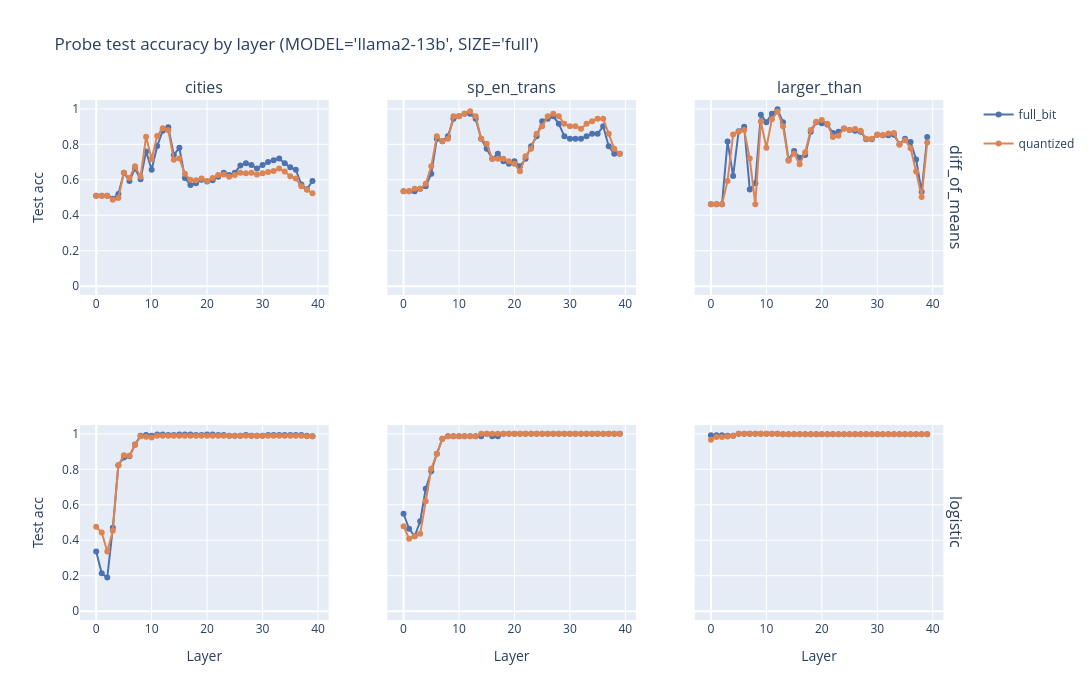

Source (notebook cell):
### Markdown cell above
## Layer sweep: test accuracy by layer, model variant, probe type

Grid of `probe_type` (rows) x `dataset` (columns); each panel plots test accuracy against
layer for both model variants.

### Code cell
variant_colors = {"full_bit": "#4c72b0", "quantized": "#dd8452"}

fig = make_subplots(
    rows=len(probe_types),
    cols=len(DATASET_NAMES),
    subplot_titles=[f"{d}" for d in DATASET_NAMES] * 1,
    row_titles=probe_types,
    shared_yaxes=True,
)

for row, probe_type in enumerate(probe_types, start=1):
    for col, dataset_name in enumerate(DATASET_NAMES, start=1):
        for variant_name in variant_names:
            sub = results[
                (results["probe_type"] == probe_type)
                & (results["dataset"] == dataset_name)
                & (results["model_variant"] == variant_name)
            ].sort_values("layer")
            fig.add_trace(
                go.Scatter(
                    x=sub["layer"],
                    y=sub["test_acc"],
                    mode="lines+markers",
                    name=variant_name,
                    legendgroup=variant_name,
                    showlegend=(row == 1 and col == 1),
                    line=dict(color=variant_colors[variant_name]),
                ),
                row=row,
                col=col,
            )
        fig.update_xaxes(title_text="Layer" if row == len(probe_types) else "", row=row, col=col)
        fig.update_yaxes(title_text="Test acc" if col == 1 else "", range=[-0.05, 1.05], row=row, col=col)

fig.update_layout(
    title=f"Probe test accuracy by layer (MODEL={MODEL!r}, SIZE={SIZE!r})",
    height=350 * len(probe_types),
    width=350 * len(DATASET_NAMES) + 100,
)
fig.show()

### Figure 1 — Plotly figure (JSON) as saved in the notebook; plotly's stock layout.template omitted (floating-point values rounded to 4 significant figures)
{"data": [{"legendgroup": "full_bit", "line": {"color": "#4c72b0"}, "mode": "lines+markers", "name": "full_bit", "showlegend": true, "type": "scatter", "x": [0, 1, 2, 3, 4, 5, 6, 7, 8, 9, 10, 11, 12, 13, 14, 15, 16, 17, 18, 19, 20, 21, 22, 23, 24, 25, 26, 27, 28, 29, 30, 31, 32, 33, 34, 35, 36, 37, 38, 39], "xaxis": "x", "y": [0.51, 0.51, 0.51, 0.4933, 0.52, 0.64, 0.5933, 0.6633, 0.6033, 0.76, 0.6567, 0.79, 0.8767, 0.8967, 0.74, 0.78, 0.61, 0.57, 0.58, 0.6, 0.59, 0.5967, 0.6167, 0.64, 0.6267, 0.64, 0.68, 0.6933, 0.6833, 0.6633, 0.6833, 0.7, 0.71, 0.72, 0.6933, 0.67, 0.6567, 0.5733, 0.5467, 0.5933], "yaxis": "y"}, {"legendgroup": "quantized", "line": {"color": "#dd8452"}, "mode": "lines+markers", "name": "quantized", "showlegend": true, "type": "scatter", "x": [0, 1, 2, 3, 4, 5, 6, 7, 8, 9, 10, 11, 12, 13, 14, 15, 16, 17, 18, 19, 20, 21, 22, 23, 24, 25, 26, 27, 28, 29, 30, 31, 32, 33, 34, 35, 36, 37, 38, 39], "xaxis": "x", "y": [0.51, 0.51, 0.51, 0.4867, 0.4967, 0.64, 0.61, 0.6767, 0.6167, 0.8433, 0.7167, 0.8467, 0.89, 0.88, 0.7133, 0.72, 0.6333, 0.6, 0.5967, 0.6067, 0.5933, 0.61, 0.6267, 0.63, 0.6167, 0.6267, 0.64, 0.6367, 0.64, 0.63, 0.6367, 0.6433, 0.65, 0.6633, 0.6467, 0.62, 0.6067, 0.5633, 0.5433, 0.5233], "yaxis": "y"}, {"legendgroup": "full_bit", "line": {"color": "#4c72b0"}, "mode": "lines+markers", "name": "full_bit", "showlegend": false, "type": "scatter", "x": [0, 1, 2, 3, 4, 5, 6, 7, 8, 9, 10, 11, 12, 13, 14, 15, 16, 17, 18, 19, 20, 21, 22, 23, 24, 25, 26, 27, 28, 29, 30, 31, 32, 33, 34, 35, 36, 37, 38, 39], "xaxis": "x2", "y": [0.5352, 0.5352, 0.5352, 0.5493, 0.5634, 0.6338, 0.831, 0.8169, 0.8451, 0.9437, 0.9577, 0.9718, 0.9718, 0.9437, 0.831, 0.7746, 0.7183, 0.7465, 0.7042, 0.6901, 0.7042, 0.6761, 0.7183, 0.7887, 0.8451, 0.9296, 0.9437, 0.9577, 0.9155, 0.8451, 0.831, 0.831, 0.831, 0.8451, 0.8592, 0.8592, 0.9014, 0.7887, 0.7465, 0.7465], "yaxis": "y2"}, {"legendgroup": "quantized", "line": {"color": "#dd8452"}, "mode": "lines+markers", "name": "quantized", "showlegend": false, "type": "scatter", "x": [0, 1, 2, 3, 4, 5, 6, 7, 8, 9, 10, 11, 12, 13, 14, 15, 16, 17, 18, 19, 20, 21, 22, 23, 24, 25, 26, 27, 28, 29, 30, 31, 32, 33, 34, 35, 36, 37, 38, 39], "xaxis": "x2", "y": [0.5352, 0.5352, 0.5493, 0.5493, 0.5775, 0.6761, 0.8451, 0.8169, 0.831, 0.9577, 0.9577, 0.9718, 0.9859, 0.9577, 0.831, 0.8028, 0.7183, 0.7183, 0.7183, 0.7042, 0.6901, 0.6479, 0.7324, 0.7746, 0.8592, 0.9014, 0.9577, 0.9718, 0.9577, 0.9155, 0.9014, 0.9014, 0.8873, 0.9155, 0.9296, 0.9437, 0.9437, 0.8592, 0.7746, 0.7465], "yaxis": "y2"}, {"legendgroup": "full_bit", "line": {"color": "#4c72b0"}, "mode": "lines+markers", "name": "full_bit", "showlegend": false, "type": "scatter", "x": [0, 1, 2, 3, 4, 5, 6, 7, 8, 9, 10, 11, 12, 13, 14, 15, 16, 17, 18, 19, 20, 21, 22, 23, 24, 25, 26, 27, 28, 29, 30, 31, 32, 33, 34, 35, 36, 37, 38, 39], "xaxis": "x3", "y": [0.4621, 0.4621, 0.4621, 0.8157, 0.6212, 0.8737, 0.899, 0.5455, 0.5808, 0.9672, 0.9242, 0.9722, 0.9975, 0.9242, 0.7121, 0.7626, 0.7247, 0.7399, 0.8712, 0.9242, 0.9192, 0.9116, 0.8636, 0.8712, 0.8889, 0.8813, 0.8763, 0.8712, 0.8283, 0.8283, 0.8535, 0.851, 0.851, 0.8535, 0.8005, 0.8308, 0.8131, 0.7146, 0.5328, 0.8409], "yaxis": "y3"}, {"legendgroup": "quantized", "line": {"color": "#dd8452"}, "mode": "lines+markers", "name": "quantized", "showlegend": false, "type": "scatter", "x": [0, 1, 2, 3, 4, 5, 6, 7, 8, 9, 10, 11, 12, 13, 14, 15, 16, 17, 18, 19, 20, 21, 22, 23, 24, 25, 26, 27, 28, 29, 30, 31, 32, 33, 34, 35, 36, 37, 38, 39], "xaxis": "x3", "y": [0.4621, 0.4621, 0.4621, 0.5934, 0.8561, 0.8712, 0.8813, 0.7197, 0.4621, 0.9293, 0.7803, 0.9419, 0.9848, 0.9015, 0.7071, 0.7475, 0.6869, 0.7551, 0.8813, 0.9268, 0.9369, 0.9167, 0.8409, 0.8485, 0.8889, 0.8813, 0.8864, 0.8763, 0.8308, 0.8308, 0.8561, 0.851, 0.8611, 0.8636, 0.798, 0.8232, 0.7778, 0.6465, 0.5025, 0.8106], "yaxis": "y3"}, {"legendgroup": "full_bit", "line": {"color": "#4c72b0"}, "mode": "lines+markers", "name": "full_bit", "showlegend": false, "type": "scatter", "x": [0, 1, 2, 3, 4, 5, 6, 7, 8, 9, 10, 11, 12, 13, 14, 15, 16, 17, 18, 19, 20, 21, 22, 23, 24, 25, 26, 27, 28, 29, 30, 31, 32, 33, 34, 35, 36, 37, 38, 39], "xaxis": "x4", "y": [0.3367, 0.2133, 0.19, 0.47, 0.8233, 0.8667, 0.8733, 0.94, 0.99, 0.9933, 0.99, 0.9967, 0.9967, 0.9933, 0.9933, 0.9967, 0.9967, 0.9967, 0.9933, 0.9933, 0.9967, 0.9967, 0.9933, 0.9933, 0.99, 0.99, 0.99, 0.9933, 0.99, 0.99, 0.99, 0.9933, 0.9933, 0.9933, 0.9933, 0.9933, 0.9933, 0.9933, 0.99, 0.9867], "yaxis": "y4"}, {"legendgroup": "quantized", "line": {"color": "#dd8452"}, "mode": "lines+markers", "name": "quantized", "showlegend": false, "type": "scatter", "x": [0, 1, 2, 3, 4, 5, 6, 7, 8, 9, 10, 11, 12, 13, 14, 15, 16, 17, 18, 19, 20, 21, 22, 23, 24, 25, 26, 27, 28, 29, 30, 31, 32, 33, 34, 35, 36, 37, 38, 39], "xaxis": "x4", "y": [0.4767, 0.4433, 0.3367, 0.4533, 0.8233, 0.88, 0.8767, 0.9367, 0.9867, 0.9833, 0.98, 0.99, 0.99, 0.99, 0.99, 0.99, 0.99, 0.99, 0.99, 0.99, 0.99, 0.99, 0.99, 0.99, 0.99, 0.99, 0.99, 0.99, 0.99, 0.99, 0.99, 0.99, 0.99, 0.99, 0.99, 0.99, 0.99, 0.99, 0.9867, 0.9867], "yaxis": "y4"}, {"legendgroup": "full_bit", "line": {"color": "#4c72b0"}, "mode": "lines+markers", "name": "full_bit", "showlegend": false, "type": "scatter", "x": [0, 1, 2, 3, 4, 5, 6, 7, 8, 9, 10, 11, 12, 13, 14, 15, 16, 17, 18, 19, 20, 21, 22, 23, 24, 25, 26, 27, 28, 29, 30, 31, 32, 33, 34, 35, 36, 37, 38, 39], "xaxis": "x5", "y": [0.5493, 0.4648, 0.4225, 0.507, 0.6901, 0.7887, 0.8873, 0.9718, 0.9859, 0.9859, 0.9859, 0.9859, 0.9859, 0.9859, 0.9859, 1.0, 0.9859, 0.9859, 1.0, 1.0, 1.0, 1.0, 1.0, 1.0, 1.0, 1.0, 1.0, 1.0, 1.0, 1.0, 1.0, 1.0, 1.0, 1.0, 1.0, 1.0, 1.0, 1.0, 1.0, 1.0], "yaxis": "y5"}, {"legendgroup": "quantized", "line": {"color": "#dd8452"}, "mode": "lines+markers", "name": "quantized", "showlegend": false, "type": "scatter", "x": [0, 1, 2, 3, 4, 5, 6, 7, 8, 9, 10, 11, 12, 13, 14, 15, 16, 17, 18, 19, 20, 21, 22, 23, 24, 25, 26, 27, 28, 29, 30, 31, 32, 33, 34, 35, 36, 37, 38, 39], "xaxis": "x5", "y": [0.4789, 0.4085, 0.4225, 0.4366, 0.6197, 0.8028, 0.8873, 0.9718, 0.9859, 0.9859, 0.9859, 0.9859, 0.9859, 0.9859, 1.0, 1.0, 1.0, 1.0, 1.0, 1.0, 1.0, 1.0, 1.0, 1.0, 1.0, 1.0, 1.0, 1.0, 1.0, 1.0, 1.0, 1.0, 1.0, 1.0, 1.0, 1.0, 1.0, 1.0, 1.0, 1.0], "yaxis": "y5"}, {"legendgroup": "full_bit", "line": {"color": "#4c72b0"}, "mode": "lines+markers", "name": "full_bit", "showlegend": false, "type": "scatter", "x": [0, 1, 2, 3, 4, 5, 6, 7, 8, 9, 10, 11, 12, 13, 14, 15, 16, 17, 18, 19, 20, 21, 22, 23, 24, 25, 26, 27, 28, 29, 30, 31, 32, 33, 34, 35, 36, 37, 38, 39], "xaxis": "x6", "y": [0.9924, 0.9924, 0.9924, 0.9899, 0.9899, 1.0, 1.0, 1.0, 1.0, 1.0, 1.0, 1.0, 1.0, 0.9975, 0.9975, 0.9975, 0.9975, 0.9975, 0.9975, 0.9975, 0.9975, 0.9975, 0.9975, 0.9975, 0.9975, 0.9975, 0.9975, 0.9975, 0.9975, 0.9975, 0.9975, 0.9975, 0.9975, 0.9975, 0.9975, 0.9975, 0.9975, 0.9975, 0.9975, 0.9975], "yaxis": "y6"}, {"legendgroup": "quantized", "line": {"color": "#dd8452"}, "mode": "lines+markers", "name": "quantized", "showlegend": false, "type": "scatter", "x": [0, 1, 2, 3, 4, 5, 6, 7, 8, 9, 10, 11, 12, 13, 14, 15, 16, 17, 18, 19, 20, 21, 22, 23, 24, 25, 26, 27, 28, 29, 30, 31, 32, 33, 34, 35, 36, 37, 38, 39], "xaxis": "x6", "y": [0.9672, 0.9823, 0.9823, 0.9848, 0.9899, 1.0, 1.0, 1.0, 1.0, 1.0, 1.0, 1.0, 1.0, 0.9975, 0.9975, 0.9975, 0.9975, 0.9975, 0.9975, 0.9975, 0.9975, 0.9975, 0.9975, 0.9975, 0.9975, 0.9975, 0.9975, 0.9975, 0.9975, 0.9975, 0.9975, 0.9975, 0.9975, 0.9975, 0.9975, 0.9975, 0.9975, 0.9975, 0.9975, 0.9975], "yaxis": "y6"}], "layout": {"annotations": [{"font": {"size": 16}, "showarrow": false, "text": "cities", "x": 0.1411, "xanchor": "center", "xref": "paper", "y": 1, "yanchor": "bottom", "yref": "paper"}, {"font": {"size": 16}, "showarrow": false, "text": "sp_en_trans", "x": 0.49, "xanchor": "center", "xref": "paper", "y": 1, "yanchor": "bottom", "yref": "paper"}, {"font": {"size": 16}, "showarrow": false, "text": "larger_than", "x": 0.8389, "xanchor": "center", "xref": "paper", "y": 1, "yanchor": "bottom", "yref": "paper"}, {"font": {"size": 16}, "showarrow": false, "text": "diff_of_means", "textangle": 90, "x": 0.98, "xanchor": "left", "xref": "paper", "y": 0.8125, "yanchor": "middle", "yref": "paper"}, {"font": {"size": 16}, "showarrow": false, "text": "logistic", "textangle": 90, "x": 0.98, "xanchor": "left", "xref": "paper", "y": 0.1875, "yanchor": "middle", "yref": "paper"}], "height": 700, "title": {"text": "Probe test accuracy by layer (MODEL='llama2-13b', SIZE='full')"}, "width": 1150, "xaxis": {"anchor": "y", "domain": [0, 0.2822], "title": {"text": ""}}, "xaxis2": {"anchor": "y2", "domain": [0.3489, 0.6311], "title": {"text": ""}}, "xaxis3": {"anchor": "y3", "domain": [0.6978, 0.98], "title": {"text": ""}}, "xaxis4": {"anchor": "y4", "domain": [0, 0.2822], "title": {"text": "Layer"}}, "xaxis5": {"anchor": "y5", "domain": [0.3489, 0.6311], "title": {"text": "Layer"}}, "xaxis6": {"anchor": "y6", "domain": [0.6978, 0.98], "title": {"text": "Layer"}}, "yaxis": {"anchor": "x", "domain": [0.625, 1], "range": [-0.05, 1.05], "title": {"text": "Test acc"}}, "yaxis2": {"anchor": "x2", "domain": [0.625, 1], "matches": "y", "range": [-0.05, 1.05], "showticklabels": false, "title": {"text": ""}}, "yaxis3": {"anchor": "x3", "domain": [0.625, 1], "matches": "y", "range": [-0.05, 1.05], "showticklabels": false, "title": {"text": ""}}, "yaxis4": {"anchor": "x4", "domain": [0, 0.375], "range": [-0.05, 1.05], "title": {"text": "Test acc"}}, "yaxis5": {"anchor": "x5", "domain": [0, 0.375], "matches": "y4", "range": [-0.05, 1.05], "showticklabels": false, "title": {"text": ""}}, "yaxis6": {"anchor": "x6", "domain": [0, 0.375], "matches": "y4", "range": [-0.05, 1.05], "showticklabels": false, "title": {"text": ""}}}}
